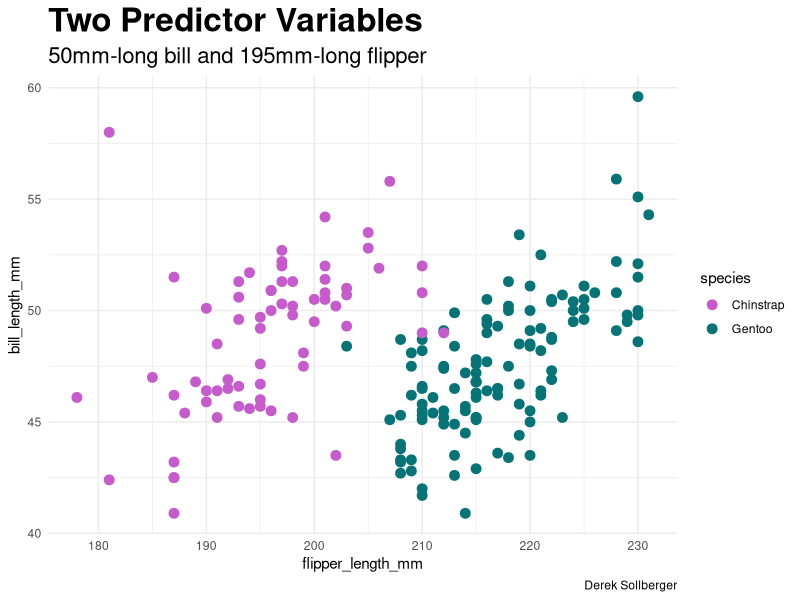
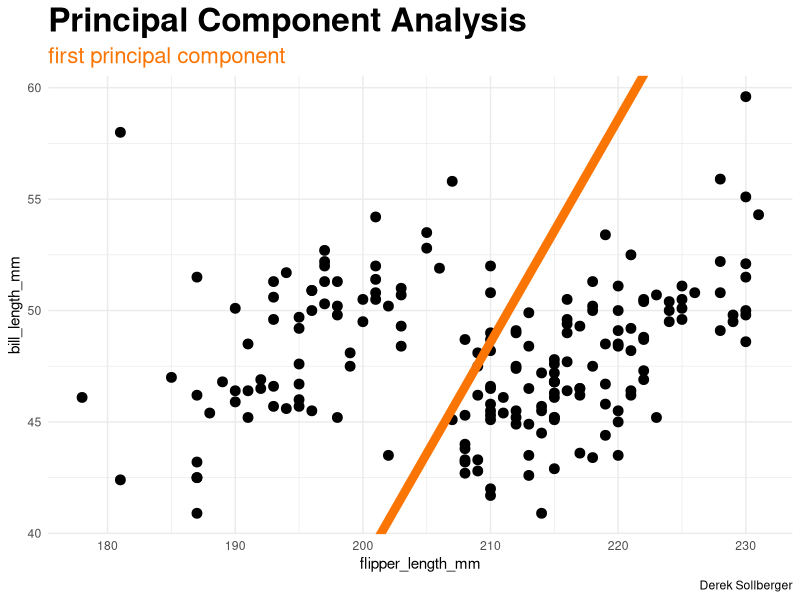
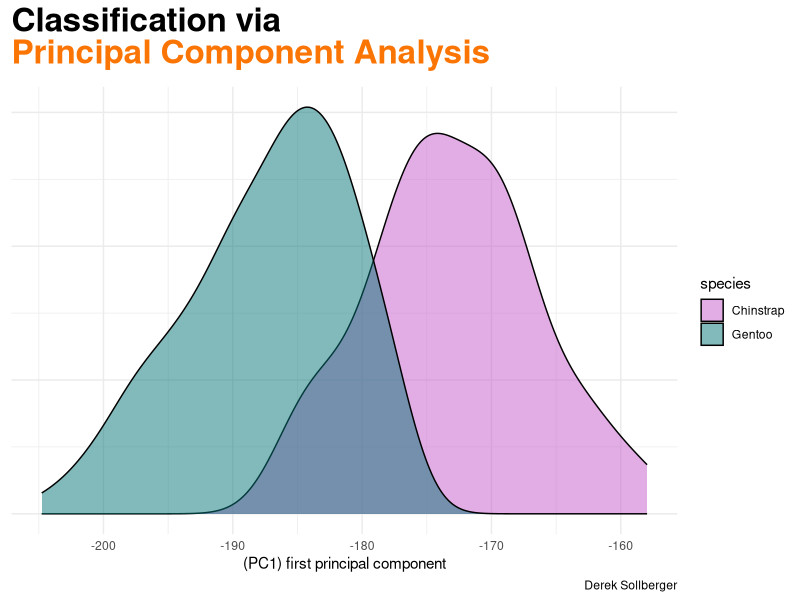
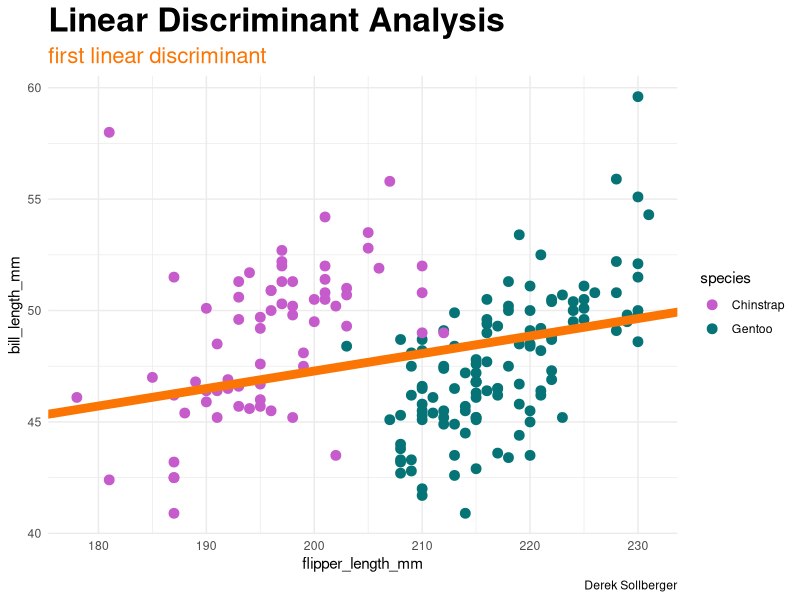
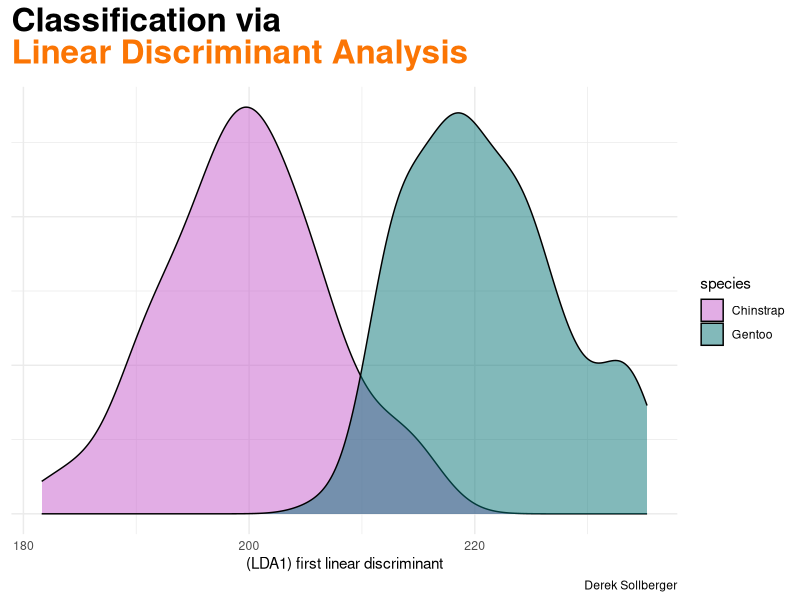

The R script that drew these images, in order:
## ---- chunk 1
#| message: false
#| warning: false
library("dplyr")
library("ggplot2")
library("ggtext")
library("palmerpenguins")

adelie_color = "#fb7504"
chinstrap_color = "#c65ccc"
gentoo_color = "#067476"
## ---- chunk 2
penguin_2_class <- penguins |>
  filter(species %in% c("Chinstrap", "Gentoo")) |>
  na.omit()
## ---- chunk 3
#| message: false
#| warning: false
penguin_2_class |>
ggplot(aes(x = flipper_length_mm, y = bill_length_mm, 
           color = species)) + 
  geom_point(size = 3) + 
  labs(title = "Two Predictor Variables",
       subtitle = "50mm-long bill and 195mm-long flipper",
       caption = "Derek Sollberger") +
  scale_color_manual(values = c(chinstrap_color, gentoo_color)) +
  theme_minimal() +
  theme(plot.title = element_markdown(face = "bold", size = 24),
        plot.subtitle = element_markdown(size = 16))
## ---- chunk 4
train_set <- penguin_2_class |>
  select(flipper_length_mm, bill_length_mm)
## ---- chunk 5
pca_results <- prcomp(train_set, center = TRUE, scale. = TRUE)
## ---- chunk 6
del_x <- pca_results$rotation[1,1]
del_y <- pca_results$rotation[2,1]
pca_slope <- del_y / del_x

xbar <- mean(train_set$flipper_length_mm, na.rm = TRUE)
ybar <- mean(train_set$bill_length_mm, na.rm = TRUE)
pca_intercept <- ybar - pca_slope * xbar
## ---- chunk 7
#| message: false
#| warning: false
penguin_2_class |>
ggplot(aes(x = flipper_length_mm, y = bill_length_mm)) + 
  geom_point(size = 3) + 
  geom_abline(slope = pca_slope, intercept = pca_intercept,
              color = adelie_color, linewidth = 3) +
  labs(title = "Principal Component Analysis",
       subtitle = "<span style = 'color:#fb7504'>first principal component</span>",
       caption = "Derek Sollberger") +
  # scale_color_manual(values = c(chinstrap_color, gentoo_color)) +
  theme_minimal() +
  theme(plot.title = element_markdown(face = "bold", size = 24),
        plot.subtitle = element_markdown(size = 16))
## ---- chunk 8
train_mat <- as.matrix(train_set)
proj_mat  <- as.matrix(pca_results$rotation[,1])
projection_data <- train_mat %*% proj_mat
projection_df <- cbind(penguin_2_class, projection_data)
## ---- chunk 9
projection_df |>
  ggplot(aes(x = projection_data)) +
  geom_density(aes(fill = species),
               alpha = 0.5) + 
  labs(title = "Classification via <br><span style = 'color:#fb7504'>Principal Component Analysis</span>",
       subtitle = "",
       caption = "Derek Sollberger",
       x = "(PC1) first principal component",
       y = "") +
  scale_fill_manual(values = c(chinstrap_color, gentoo_color)) +
  theme_minimal() +
  theme(axis.title.y  = element_blank(),
        axis.text.y   = element_blank(),
        axis.ticks.y  = element_blank(),
        plot.title    = element_markdown(face = "bold", size = 24),
        plot.subtitle = element_markdown(size = 16))
## ---- chunk 10
lda_model <- MASS::lda(bill_length_mm ~ flipper_length_mm, data = 
                         train_set)
## ---- chunk 11
del_x <- 1
del_y <- lda_model$scaling[1,1]
lda_slope <- del_y / del_x

xbar <- mean(train_set$flipper_length_mm, na.rm = TRUE)
ybar <- mean(train_set$bill_length_mm, na.rm = TRUE)
lda_intercept <- ybar - lda_slope * xbar
## ---- chunk 12
#| message: false
#| warning: false
penguin_2_class |>
ggplot(aes(x = flipper_length_mm, y = bill_length_mm, 
           color = species)) + 
  geom_point(size = 3) + 
  geom_abline(slope = lda_slope, intercept = lda_intercept,
              color = adelie_color, linewidth = 3) +
  labs(title = "Linear Discriminant Analysis",
       subtitle = "<span style = 'color:#fb7504'>first linear discriminant</span>",
       caption = "Derek Sollberger") +
  scale_color_manual(values = c(chinstrap_color, gentoo_color)) +
  theme_minimal() +
  theme(plot.title = element_markdown(face = "bold", size = 24),
        plot.subtitle = element_markdown(size = 16))
## ---- chunk 13
train_mat <- as.matrix(train_set)
proj_mat  <- as.matrix(c(1, lda_model$scaling[1,1]))
projection_data <- train_mat %*% proj_mat
projection_df <- cbind(penguin_2_class, projection_data)
## ---- chunk 14
projection_df |>
  ggplot(aes(x = projection_data)) +
  geom_density(aes(fill = species),
               alpha = 0.5) + 
  labs(title = "Classification via <br><span style = 'color:#fb7504'>Linear Discriminant Analysis</span>",
       subtitle = "",
       caption = "Derek Sollberger",
       x = "(LDA1) first linear discriminant",
       y = "") +
  scale_fill_manual(values = c(chinstrap_color, gentoo_color)) +
  theme_minimal() +
  theme(axis.title.y  = element_blank(),
        axis.text.y   = element_blank(),
        axis.ticks.y  = element_blank(),
        plot.title    = element_markdown(face = "bold", size = 24),
        plot.subtitle = element_markdown(size = 16))
